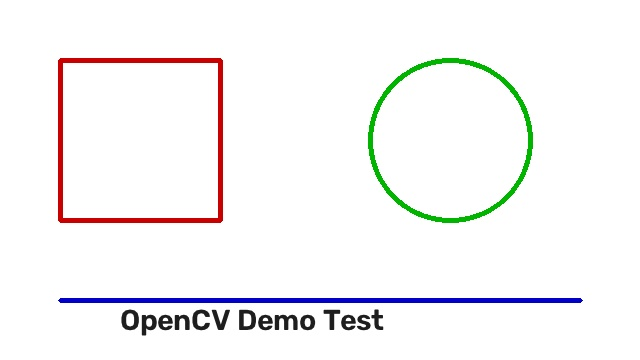
//> input picture cpp/demo1_test.jpg, 640 x 360 px
$ ./demo1_cpp   (built with g++ and OpenCV 4)
//> lines starting //> are read from the running program, lines starting //| are printed output that depends on the picture; after the words box and inside, x2 and y2 are one past the last pixel; in counts of white or black regions, pixels touching at a corner belong together
// 第一个 C++ OpenCV 程序 —— 和 Python 版 demo1 做同一件事
// 目的：① 打通 C++ 工具链 ② 亲眼看到 C++ 比 Python 快多少（RM 视觉要用 C++ 的原因）
//
// 编译/运行：双击 build.bat（会自动调 g++），或看 README_CPP.md 里的命令

#include <opencv2/opencv.hpp>

#include <chrono>
#include <iostream>
#include <string>

int main(int argc, char** argv) {
    // 图片路径：默认用同目录的 demo1_test.jpg（相对路径，避开中文绝对路径的坑）
    std::string path = (argc > 1) ? argv[1] : "demo1_test.jpg";

    cv::Mat img = cv::imread(path);
//> img is the input picture: 360 rows x 640 cols, CV_8UC3; mean B, G, R 245.5, 245.4, 246
    if (img.empty()) {
        std::cerr << "读不到图片: " << path << std::endl;
        std::cerr << "请把 demo1_test.jpg 放在本目录，或用参数指定路径" << std::endl;
        return 1;
    }
    std::cout << "OpenCV 版本: " << CV_VERSION << std::endl;
    std::cout << "图像尺寸: " << img.cols << " x " << img.rows
              << "  通道: " << img.channels() << std::endl;
//| 图像尺寸: 640 x 360  通道: 3

    cv::Mat gray, edges;

    // 先跑一次预热（第一次调用要初始化内部结构，不算进平均值）
    cv::cvtColor(img, gray, cv::COLOR_BGR2GRAY);
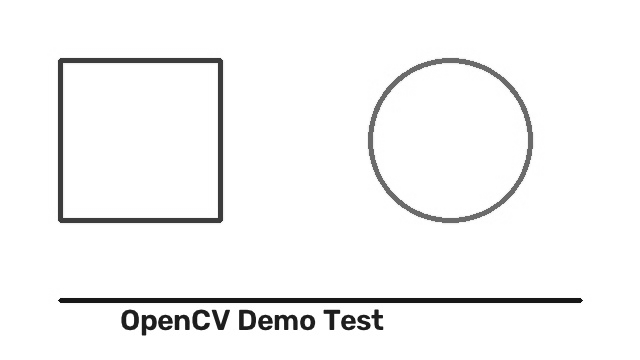
//> gray: 360 rows x 640 cols, CV_8UC1; min 19, max 255, mean 245.6
    cv::Canny(gray, edges, 50, 150);
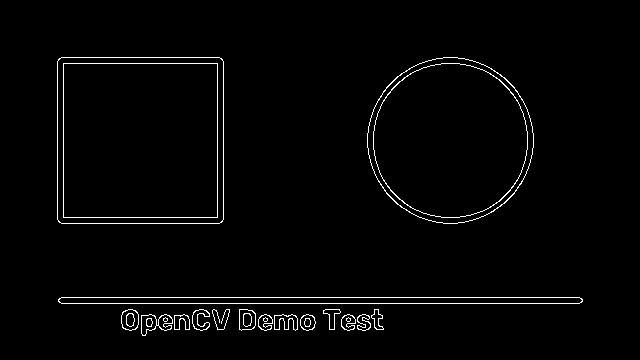
//> edges: 360 rows x 640 cols, CV_8UC1; 2% white in thin lines or dots, all inside (x1, y1, x2, y2) = (57, 57, 583, 336)

    // 循环计时：灰度 + 边缘，跑 200 次取平均
    const int N = 200;
    auto t0 = std::chrono::high_resolution_clock::now();
    for (int i = 0; i < N; ++i) {
        cv::cvtColor(img, gray, cv::COLOR_BGR2GRAY);
        cv::Canny(gray, edges, 50, 150);
    }
    auto t1 = std::chrono::high_resolution_clock::now();
    double ms = std::chrono::duration<double, std::milli>(t1 - t0).count() / N;

    std::cout.precision(3);
    std::cout << "灰度+Canny: " << ms << " ms/帧   ≈ " << (1000.0 / ms) << " FPS" << std::endl;

    // —— 第二个基准：手写逐像素循环 ——
    // 这里才是 C++ 真正拉开差距的地方：Python 里写 for 循环遍历 23 万个像素极慢，
    // C++ 编译后是简单的指针扫描。RM 视觉里大量自定义处理（二值化、灯条扫描）都是这种活。
    const int N2 = 50;
    long long bright = 0;
    int total = gray.rows * gray.cols;
//> total = 230400
    auto t2 = std::chrono::high_resolution_clock::now();
    for (int i = 0; i < N2; ++i) {
        bright = 0;
        const unsigned char* p = gray.data;   // 直接拿像素指针，无边界检查
        for (int k = 0; k < total; ++k) {
            if (p[k] > 128) ++bright;         // 统计亮像素个数
        }
    }
//> after the loop, bright = 219862
    auto t3 = std::chrono::high_resolution_clock::now();
    double ms2 = std::chrono::duration<double, std::milli>(t3 - t2).count() / N2;
    std::cout << "手写逐像素统计: " << ms2 << " ms/帧  (亮像素 " << bright << " 个)" << std::endl;

    // 三连图：原图 | 灰度 | 边缘（和 Python 版一样的输出形式）
    cv::Mat gray3, edge3, out;
    cv::cvtColor(gray, gray3, cv::COLOR_GRAY2BGR);
    cv::cvtColor(edges, edge3, cv::COLOR_GRAY2BGR);
    cv::hconcat(std::vector<cv::Mat>{img, gray3, edge3}, out);
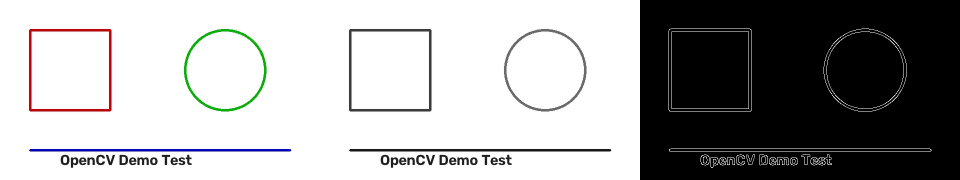
//> out: 360 rows x 1920 cols, CV_8UC3 (shown at 1/2 size); mean B, G, R 165.4, 165.3, 165.6

    if (!cv::imwrite("cpp_out.jpg", out)) {
        std::cerr << "写文件失败" << std::endl;
        return 1;
    }
    std::cout << "已保存 cpp_out.jpg（原图 | 灰度 | 边缘）" << std::endl;
    return 0;
}
